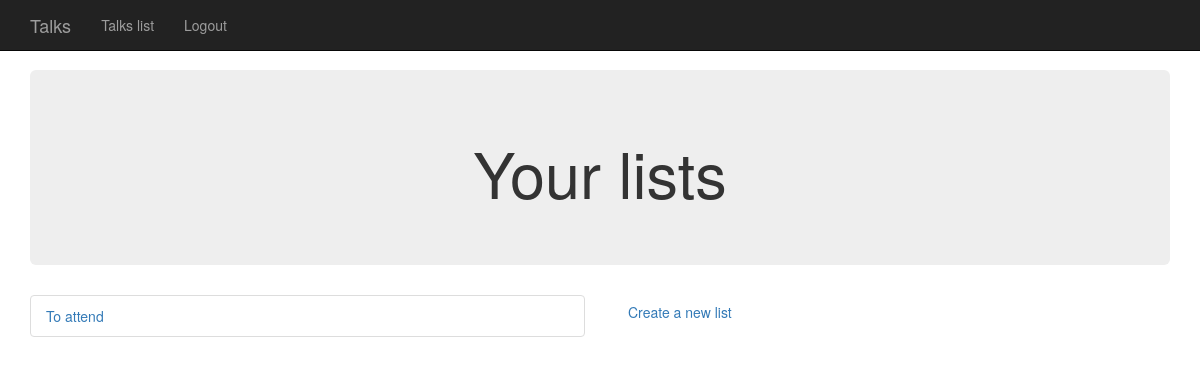
/talks/ (signed in), run on an earlier commit of the app's database.
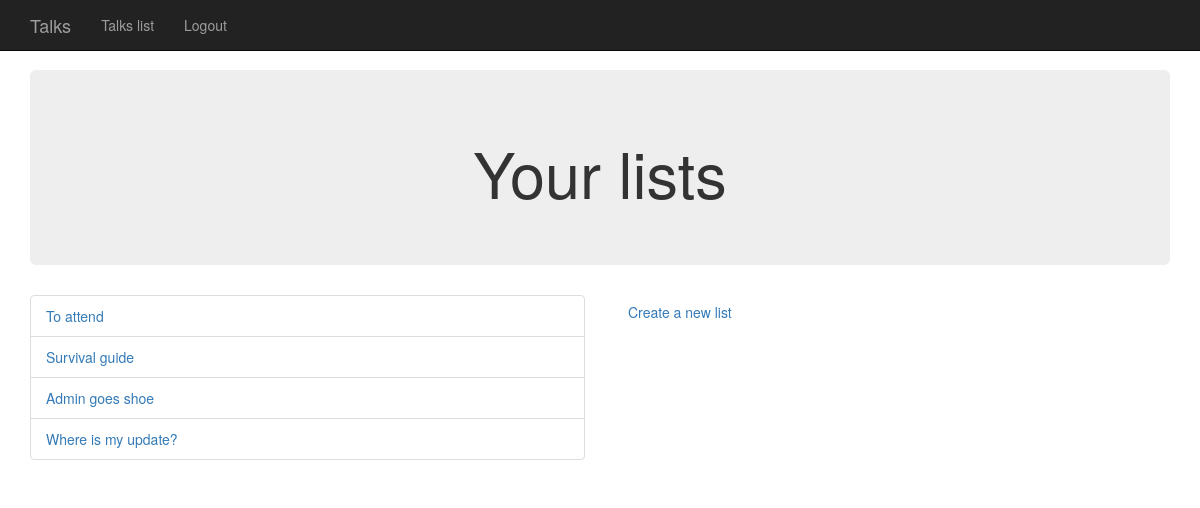
And on a later commit of the database.
### talks/models.py (models this page shows, shortened)
class TalkList(models.Model):
    user = models.ForeignKey(User, related_name='lists', on_delete=models.CASCADE)
    name = models.CharField(max_length=255)
    slug = models.SlugField(primary_key=True, max_length=255, blank=True)
    def __str__(self):
        return self.name
    def get_absolute_url(self):
        return reverse('detail', args=[self.slug, ])
    class Meta:
        unique_together = ('user', 'name')

### talks/views.py (the view)
# urls.py: path('', views.TalkListView.as_view(), name='list'),
class TalkListView(RestrictToUserMixin, generic.ListView):
    model = models.TalkList
    template_name = 'talks_list.html'
    context_object_name = 'lists'

### talks/views.py (called while the page is built)
    def get_queryset(self):
        queryset = super(RestrictToUserMixin, self).get_queryset()
        queryset = queryset.filter(user=self.request.user)
        return queryset

### talks/templates/talks_list.html (shortened to what this page needs)
{% extends '_base_layout/base.html' %}
{% block headline %}<h1>Your lists</h1>{% endblock %}
{% block content %}
<div class="row">
    <div class="col-sm-6">
        <ul class="list-group">
            {% for list in lists %}
            <li class="list-group-item">
                <a href="{{ list.get_absolute_url }}">{{ list }}</a>
            </li>
            {% empty %}
            <li class="list-group-item">You have no lists</li>
            {% endfor %}
        </ul>
    </div>
    <div class="col-sm-6">
        <p><a href="{% url 'create' %}" class="btn">Create a new list</a></p>
    </div>
</div>
{% endblock %}

### cc/templates/_base_layout/base.html (shortened to what this page needs)
<!DOCTYPE html>
<html lang="en">
<head>
    <link rel="stylesheet" href="https://maxcdn.bootstrapcdn.com/bootstrap/3.3.7/css/bootstrap.min.css">
</head>
<body>
<div class="navbar navbar-inverse navbar-fixed-top" role="navigation">
    <div class="container">
        <div class="navbar-header">
            <a class="navbar-brand" href="/">Talks</a>
        </div>
        <div class="navbar-collapse collapse">
            <ul class="nav navbar-nav">
                {% if not user.is_authenticated %}
                <li><a href="{% url 'signup' %}">Register</a></li>
                <li><a href="{% url 'login' %}">Login</a></li>
                {% else %}
                <li><a href="{% url 'list' %}">Talks list</a></li>
                <li><a href="{% url 'logout' %}">Logout</a></li>
                {% endif %}
            </ul>
        </div>
    </div>
</div>
<div class="container">
    <div class="jumbotron">
        <div class="row" style="text-align: center;">{% block headline %}{% endblock %}</div>
    </div>
</div>
<div class="container">{% block content %}{% endblock %}</div>
</body>
</html>

### cc/templates/_base_layout/base.html (style rules this page uses)
body { padding-bottom: 20px; padding-top: 70px; }

What changed in the data, as far as the page shows it:
added TalkList: name "Survival guide"
added TalkList: name "Admin goes shoe"
added TalkList: name "Where is my update?"
